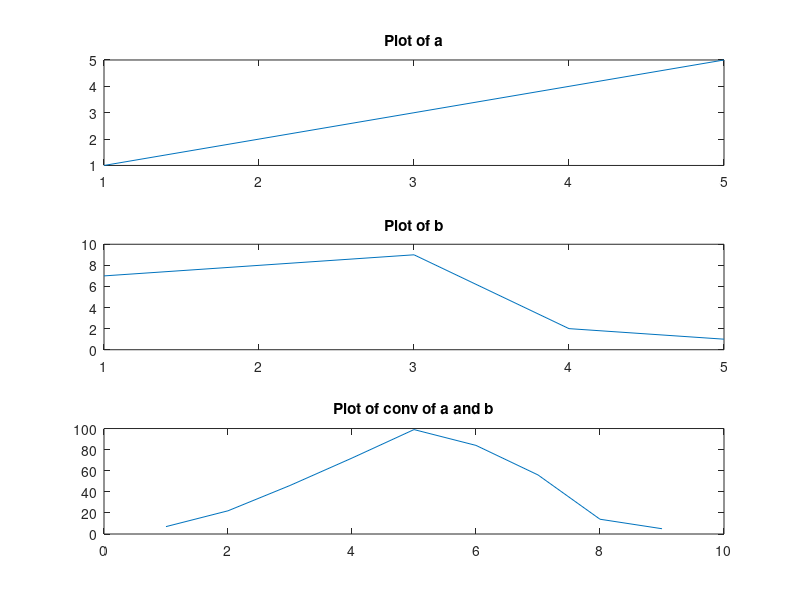

Reproduce this figure in MATLAB.
% Convolution using conv function.
a = [1 2 3 4 5];
b = [7 8 9 2 1];
z = conv(a,b);
subplot(3,1,1);
plot(a);
title('Plot of a');

subplot(3,1,2);
plot(b);
title('Plot of b');

subplot(3,1,3);
plot(z);
title('Plot of conv of a and b');


%Convolution without conv
%It is in convolution.m file.
